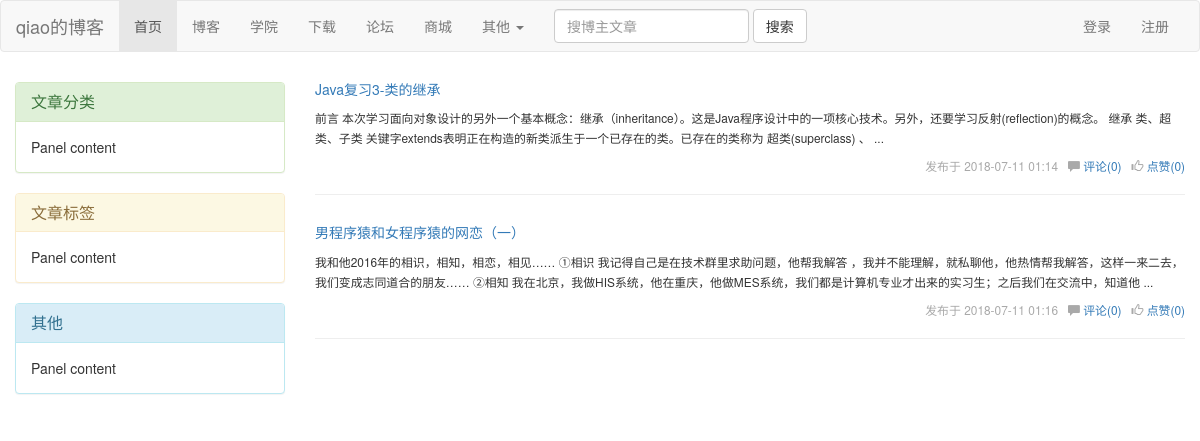
Screenshot of /qiao with the database file from the repository.
### bbs/models.py (models this page shows, shortened)
class Blog(models.Model):
    nid = models.AutoField(primary_key=True)
    title = models.CharField(verbose_name='个人博客标题', max_length=64)
    site_name = models.CharField(verbose_name='站点名称', max_length=64)
    theme = models.CharField(verbose_name='博客主题', max_length=32)

class Article(models.Model):
    nid = models.AutoField(primary_key=True)
    title = models.CharField(max_length=50, verbose_name='文章标题')
    desc = models.CharField(max_length=255, verbose_name='文章描述')
    create_time = models.DateTimeField(verbose_name='创建时间', auto_now_add=True)
    content = models.TextField()
    comment_count = models.IntegerField(default=0)
    up_count = models.IntegerField(default=0)
    down_count = models.IntegerField(default=0)
    user = models.ForeignKey(verbose_name='作者', to='UserInfo', to_field='nid', on_delete=models.CASCADE)
    category = models.ForeignKey(to='Category', to_field='nid', null=True, on_delete=models.CASCADE)
    tags = models.ManyToManyField(
        to="Tag",
        through='Article2Tag',
    )

### bbs/views.py (the view)
# urls.py: re_path('(?P<username>\w+)', views.homesite)
def homesite(request, username):
    user = UserInfo.objects.filter(username=username).first()
    if not user:
        return render(request, "not_found.html")
    blog = user.blog
    article_list = Article.objects.filter(user__username=username)
    return render(request, "homesite.html", {"article_list": article_list, "blog": blog})

### templates/homesite.html (shortened to what this page needs)
<!DOCTYPE html>
<html lang="zh-CN">
<head>
    <link href="https://cdn.bootcss.com/bootstrap/3.3.7/css/bootstrap.min.css" rel="stylesheet">
    <link rel="stylesheet" href="/static/bootstrap/css/bootstrap.css">
</head>
<body>
<nav class="navbar navbar-default">
    <div class="container-fluid">
        <div class="navbar-header">
            <a class="navbar-brand" href="#">{{ blog.title }}</a>
        </div>
        <div class="collapse navbar-collapse" id="bs-example-navbar-collapse-1">
            <ul class="nav navbar-nav">
                <li class="active"><a href="#">首页 <span class="sr-only">(current)</span></a></li>
                <li><a href="#">博客</a></li>
                <li><a href="#">学院</a></li>
                <li><a href="#">下载</a></li>
                <li><a href="#">论坛</a></li>
                <li><a href="#">商城</a></li>
                <li class="dropdown">
                    <a href="#" class="dropdown-toggle" data-toggle="dropdown" role="button" aria-haspopup="true"
                       aria-expanded="false">其他 <span class="caret"></span></a>
                </li>
            </ul>
            <form class="navbar-form navbar-left" action="/not_found/">
                <div class="form-group">
                    <input type="text" class="form-control" placeholder="搜博主文章">
                </div>
                <button type="submit" class="btn btn-default">搜索</button>
            </form>
            <ul class="nav navbar-nav navbar-right">
                {% if request.user.username %}
                    <li><a href="#">{{ request.user.username }}</a></li>
                    <li class="dropdown">
                        <a href="#" class="dropdown-toggle" data-toggle="dropdown" role="button" aria-haspopup="true"
                           aria-expanded="false">个人选项 <span class="caret"></span></a>
                        <ul class="dropdown-menu">
                            <li><a href="#">个人资料</a></li>
                            <li><a href="#">设置</a></li>
                            <li role="separator" class="divider"></li>
                            <li><a href="/logout/">退出登录</a></li>
                        </ul>
                    </li>
                {% else %}
                    <li><a href="/login/">登录</a></li>
                    <li><a href="/register/">注册</a></li>
                {% endif %}
            </ul>
        </div>
    </div>
</nav>
<div class="container-fluid">
    <div class="row">
        <div class="col-md-3">
            <div class="left_region">
                <div class="panel panel-success">
                    <div class="panel-heading">
                        <h3 class="panel-title">文章分类</h3>
                    </div>
                    <div class="panel-body">
                        Panel content
                    </div>
                </div>
                <div class="panel panel-warning">
                    <div class="panel-heading">
                        <h3 class="panel-title">文章标签</h3>
                    </div>
                    <div class="panel-body">
                        Panel content
                    </div>
                </div>
                <div class="panel panel-info">
                    <div class="panel-heading">
                        <h3 class="panel-title">其他</h3>
                    </div>
                    <div class="panel-body">
                        Panel content
                    </div>
                </div>
            </div>
        </div>
        <div class="col-md-9">
            <div class="article_list">
                {% for article in article_list %}
                    <div class="article_item clearfix">
                        <h5><a href="">{{ article.title }}</a></h5>
                        <div>
                          <span class="small desc ">
                              {{ article.desc }}
                          </span>
                        </div>
                        <div class="info small pull-right">发布于 <span>{{ article.create_time|date:'Y-m-d H:i' }}</span>&nbsp;&nbsp;
                            <span class="glyphicon glyphicon-comment"></span>&nbsp;<a href="">评论({{ article.comment_count }})</a>&nbsp;&nbsp;
                            <span class="glyphicon glyphicon-thumbs-up"></span>&nbsp;<a href="">点赞({{ article.up_count }})</a>
                        </div>
                    </div>
                    <hr>
                {% endfor %}
            </div>
        </div>
    </div>
</div>
</body>
</html>

### templates/homesite.html (style rules this page uses)
* { margin: 0; padding: 0; }
.left_region { margin-top: 10px; }
.info { margin-top: 10px; color: darkgray; }

### rows the page displays
Blog: title "qiao的博客"
Article: title "Java复习3-类的继承", desc "前言 本次学习面向对象设计的另外一个基本概念：继承（inheritance）。这是Java程序设计中的一项核心技术。另外，还要学习反射(reflection)的概念。 继承 类、超类、子类 关键字extends表明正在构造的新类派生于一个已存在的类。已存在的类称为 超类(superclass) 、 ...", create_time "2018-07-11 01:14", comment_count "0", up_count "0"
Article: title "男程序猿和女程序猿的网恋（一）", desc "我和他2016年的相识，相知，相恋，相见…… ①相识 我记得自己是在技术群里求助问题，他帮我解答 ，我并不能理解，就私聊他，他热情帮我解答，这样一来二去，我们变成志同道合的朋友…… ②相知 我在北京，我做HIS系统，他在重庆，他做MES系统，我们都是计算机专业才出来的实习生；之后我们在交流中，知道他 ...", create_time "2018-07-11 01:16", comment_count "0", up_count "0"
